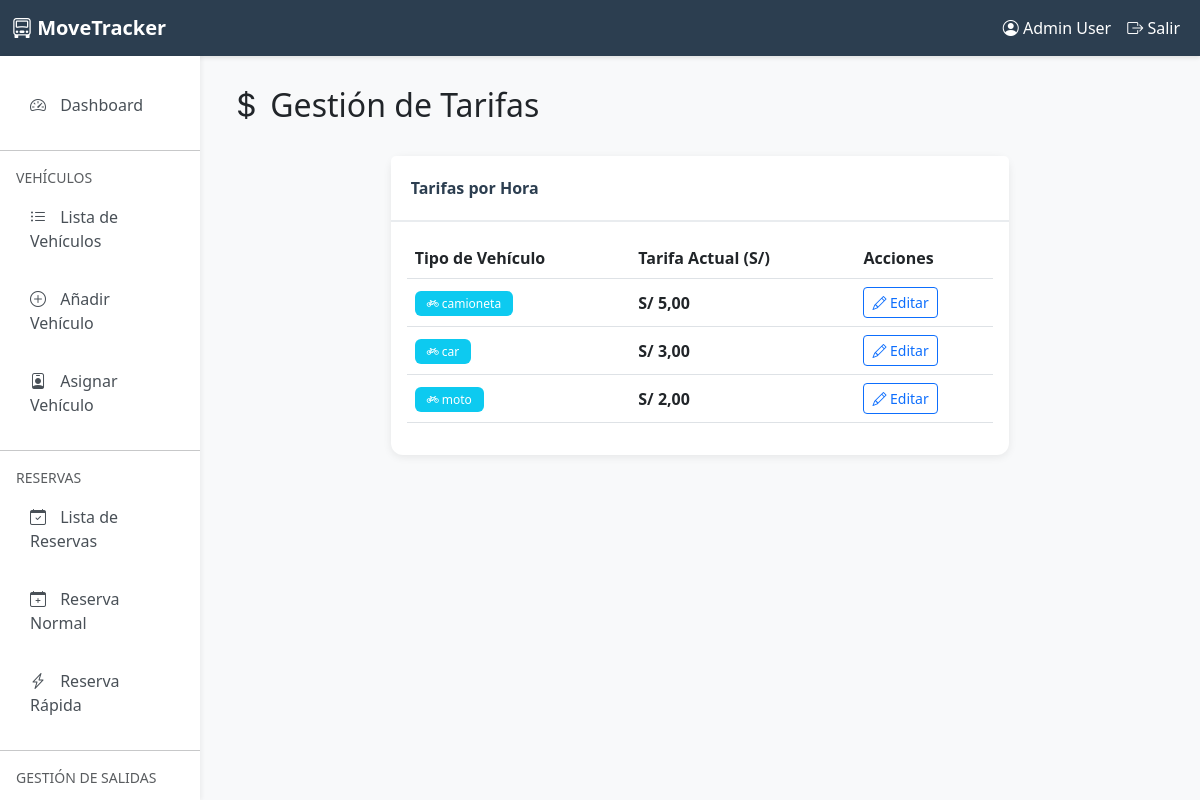
Page /parking/configuration/tariffs/ (signed in) on the earlier database version.
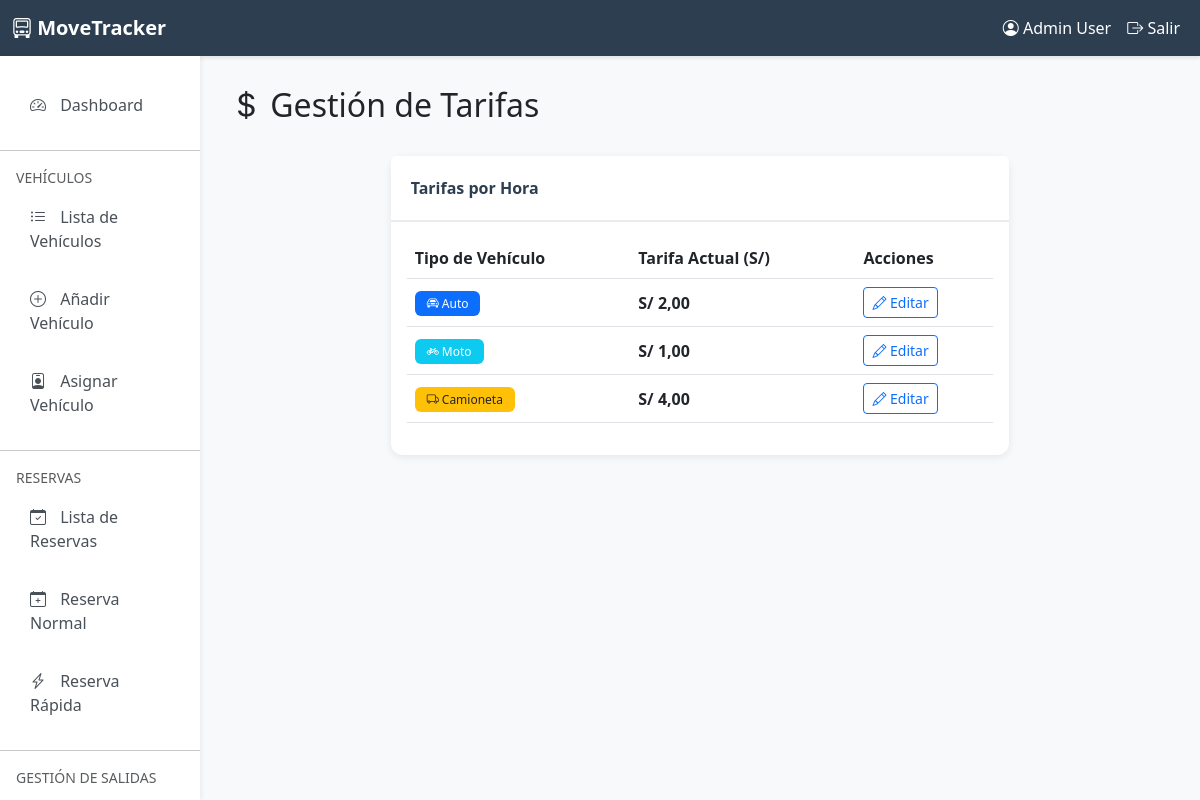
Same page on the later database version.
### parking/models.py (models this page shows, shortened)
class VehicleTariff(models.Model):
    vehicle_type = models.CharField(
        max_length=20,
        choices=VehicleType.choices,
        unique=True,
        verbose_name='Tipo de Vehículo'
    )
    rate_per_hour = models.DecimalField(
        max_digits=10,
        decimal_places=2,
        validators=[MinValueValidator(0)],
        verbose_name='Tarifa por Hora (S/)',
        help_text='Costo por hora de estacionamiento en Soles'
    )
    custom_name = models.CharField(
        max_length=50,
        blank=True,
        verbose_name='Nombre Personalizado',
        help_text='Nombre para mostrar en lugar del tipo por defecto (ej: "Sedan" en vez de "Auto")'
    )
    description = models.CharField(
        max_length=100,
        blank=True,
        verbose_name='Descripción',
        help_text='Nombre personalizado para mostrar en la tarifa (opcional)'
    )
    is_active = models.BooleanField(default=True, verbose_name='Tarifa Activa')
    created_at = models.DateTimeField(auto_now_add=True, verbose_name='Fecha de Creación')
    updated_at = models.DateTimeField(auto_now=True, verbose_name='Última Actualización')
    class Meta:
        verbose_name = 'Tarifa de Vehículo'
        verbose_name_plural = 'Tarifas de Vehículos'
        ordering = ['vehicle_type']

### parking/views.py (the view, shortened to what this page needs)
# urls.py: path('configuration/tariffs/', views.tariff_list, name='tariff_list'),
@login_required
@user_passes_test(lambda u: u.is_superuser or (u.groups.filter(name='admin').exists()), login_url='user:login')
def tariff_list(request):
    tariffs = VehicleTariff.objects.filter(is_active=True)
    context = {
        'tariffs': tariffs,
        'title': 'Gestión de Tarifas'
    }
    return render(request, 'parking/tariff_list.html', context)

### parking/templates/parking/tariff_list.html (shortened to what this page needs)
{% extends 'parking/base.html' %}
{% block content %}
<div class="row mb-4">
    <div class="col-12">
        <h2><i class="bi bi-currency-dollar"></i> {{ title }}</h2>
    </div>
</div>
<div class="row">
    <div class="col-md-8 mx-auto">
        <div class="card">
            <div class="card-header">
                Tarifas por Hora
            </div>
            <div class="card-body">
                <div class="table-responsive">
                    <table class="table table-hover align-middle">
                        <thead>
                            <tr>
                                <th>Tipo de Vehículo</th>
                                <th>Tarifa Actual (S/)</th>
                                <th>Acciones</th>
                            </tr>
                        </thead>
                        <tbody>
                            {% for tariff in tariffs %}
                                <tr>
                                    <td>
                                        {% if tariff.vehicle_type == 'CAR' %}
                                            <span class="badge bg-primary">
                                                <i class="bi bi-car-front"></i> {{ tariff.custom_name|default:tariff.get_vehicle_type_display }}
                                            </span>
                                        {% elif tariff.vehicle_type == 'TRUCK' %}
                                            <span class="badge bg-warning text-dark">
                                                <i class="bi bi-truck"></i> {{ tariff.custom_name|default:tariff.get_vehicle_type_display }}
                                            </span>
                                        {% else %}
                                            <span class="badge bg-info">
                                                <i class="bi bi-bicycle"></i> {{ tariff.custom_name|default:tariff.get_vehicle_type_display }}
                                            </span>
                                        {% endif %}
                                    </td>
                                    <td>
                                        <strong>S/ {{ tariff.rate_per_hour }}</strong>
                                    </td>
                                    <td>
                                        <button type="button"
                                                class="btn btn-sm btn-outline-primary"
                                                data-bs-toggle="modal"
                                                data-bs-target="#editTariffModal{{ tariff.id }}">
                                            <i class="bi bi-pencil"></i> Editar
                                        </button>
                                    </td>
                                </tr>
                            {% endfor %}
                        </tbody>
                    </table>
                </div>
            </div>
        </div>
    </div>
</div>
{% endblock %}

Differences in the rows shown:
changed VehicleTariff: vehicle_type "car" → "CAR" (drawn); rate_per_hour "3,00" → "2,00"; custom_name "car" → "Auto"
changed VehicleTariff: custom_name "moto" → "Moto"; rate_per_hour "2,00" → "1,00"
changed VehicleTariff: vehicle_type "camioneta" → "TRUCK" (drawn); rate_per_hour "5,00" → "4,00"; custom_name "camioneta" → "Camioneta"; moves down the list
